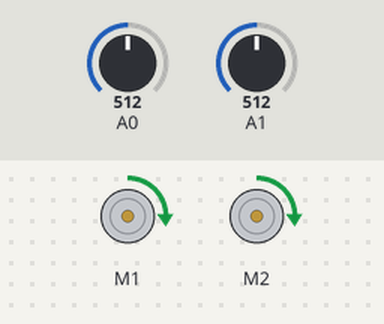
Simulated run of this sketch. Board: Arduino Uno, built with avr-gcc and run on an emulated ATmega328P. Shown: 2 × DC motor (green arrow = forward, orange = backward, longer = faster). Inputs (shaded band) come from the test bench; at power-on: A0 = 512, A1 = 512.

Above: at 1.2 s.
1.3 s: A0 set to 788
2.8 s: A0 set to 817
At 3.2 s:
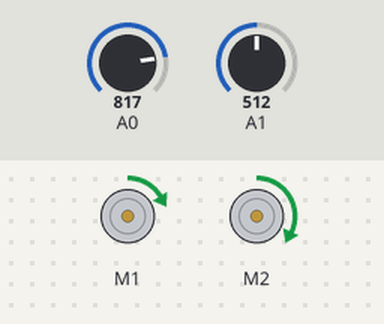
4.3 s: A0 set to 790
At 5.5 s:
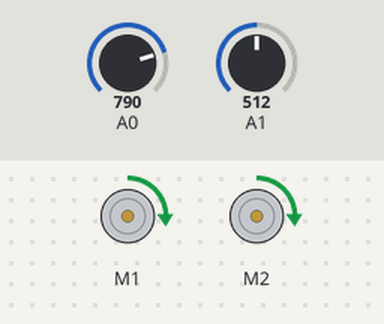
5.8 s: A1 set to 791
7.3 s: A1 set to 817
At 7.8 s:
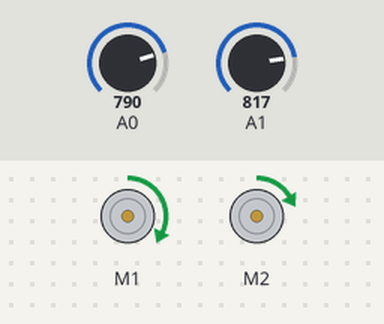
8.8 s: A1 set to 790
At 10.2 s:
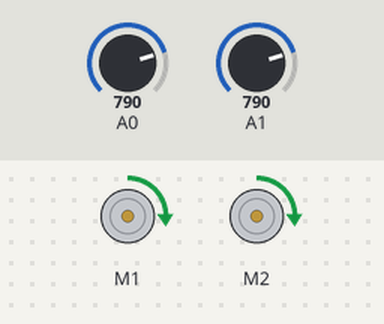
Timing chart, 0 to 11.3 s (numbered marks = the images above; inputs shaded):
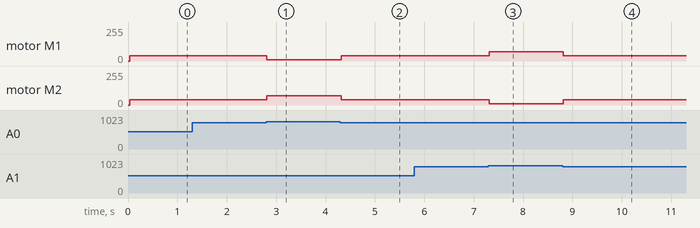

Measured:
- after the input at 1.3 s, every drawn part: stays the same
- after the input at 2.8 s, motor M1: forward 40/255 → forward 10/255 at once; motor M2: forward 40/255 → forward 70/255 at once
- after the input at 4.3 s, motor M1: forward 10/255 → forward 40/255 at once; motor M2: forward 70/255 → forward 40/255 at once
- after the input at 5.8 s, every drawn part: stays the same
- after the input at 7.3 s, motor M1: forward 40/255 → forward 70/255 at once; motor M2: forward 40/255 → forward 10/255 at once
- after the input at 8.8 s, motor M1: forward 70/255 → forward 40/255 at once; motor M2: forward 10/255 → forward 40/255 at once

The sketch:

motors.ino
```cpp
// Setting up motors and motor shield
#include <Adafruit_MotorShield.h>
#include "utility/Adafruit_MS_PWMServoDriver.h"

#define LEFT_WHEEL (1)  // this is the M1 pin on motor shield
#define RIGHT_WHEEL (2) // this is the M2 on motor shield
#define SENSOR_L A0 // left IR sensor pin
#define SENSOR_R A1 // right IR sensor pin
#define DEFAULT_PWM_SPEED 40 // the default speed to move the wheels at
#define PWM_DELTA 30 // the amount to increase a wheel by if its sensor sees the tape
#define DELAY_BTWN_READINGS 20 // ms to wait between IR readings and motor speed adjustments
#define IR_SENSOR_READING_COUNT 1 // number of readings to take and average before returning IR sensor reading value
#define TAPE_DETECTION_THRESHOLD 800 // IR sensor readings above this mean we're looking at black tape

// Create the motor shield object with the default I2C address
Adafruit_MotorShield AFMS = Adafruit_MotorShield();

// Recognize the left and right wheels as DC motors
Adafruit_DCMotor *leftWheel = AFMS.getMotor(LEFT_WHEEL);
Adafruit_DCMotor *rightWheel = AFMS.getMotor(RIGHT_WHEEL);

long lastReadTime = 0; // Keep track of the last time a reading was made

void setup() {
  // put your setup code here, to run once:
  // Start serial monitor
  Serial.begin(9600);
  // Start talking to the motorshield
  AFMS.begin();  // create with the default frequency 1.6KHz

}

void loop() {
  // put your main code here, to run repeatedly:
  //Drive in a circle (one is forward, one is reverse)
//  Serial.input();


  // Update the motor speeds
  long elapsedTime = millis() - lastReadTime;

  if (elapsedTime > DELAY_BTWN_READINGS) {
    // Read the IR sensors
    float leftSensorReading = readIRSensor(SENSOR_L);
    float rightSensorReading = readIRSensor(SENSOR_R);

    // Calculate wheel speeds based on IR readings
    // Reset the wheels to go straight
    int leftWheelSpeed = DEFAULT_PWM_SPEED;
    int rightWheelSpeed = DEFAULT_PWM_SPEED;

    // If the left sensor sees something, turn more left
    if (leftSensorReading > TAPE_DETECTION_THRESHOLD) {
//      leftWheelSpeed = -leftWheelSpeed;
      leftWheelSpeed -= PWM_DELTA;
      rightWheelSpeed += PWM_DELTA;
    }
    // If the right sensor sees something, turn more right
    // (Don't use an else here to avoid messing up at the perpendicular line on the track)
    if (rightSensorReading > TAPE_DETECTION_THRESHOLD) {
//      rightWheelSpeed = -rightWheelSpeed;
      leftWheelSpeed += PWM_DELTA;
      rightWheelSpeed -= PWM_DELTA;
    }

    // Run the wheels at the returned speed
    setWheelSpeed(LEFT_WHEEL, leftWheelSpeed);
    setWheelSpeed(RIGHT_WHEEL, rightWheelSpeed);

    lastReadTime = millis();
  }
}

// Function to read and report from the sensors, averaged over multiple readings
float readIRSensor(int sensorId) { // Average over the course of multiple readings
  float total = 0;
  for (int readCount = 0; readCount < IR_SENSOR_READING_COUNT; ++readCount) {
    total += analogRead(sensorId);
    delay(5); // Delay for 10ms
  }
  return total / (float)IR_SENSOR_READING_COUNT;
}

// Function to run a wheel given a speed
void setWheelSpeed(int wheelId, int speed) {
  Adafruit_DCMotor* motor = (wheelId == LEFT_WHEEL) ? leftWheel : rightWheel;

  if (speed == 0) { // Just stop the motor and return
    motor->run(RELEASE);
    return;
  }

  int direction = FORWARD; // Default to going forward
  if (speed < 0) {
    speed = -speed;
    direction = BACKWARD; // Negative speed means we should go backward (not used currently)
  }
  if (speed > 255) { // Make sure our PWM isn't greater than 255
    speed = 255;
  }

  // Actually run the motors
  motor->setSpeed(speed); // Give the motor its speed
  motor->run(direction); // Run the motor (in the correct direction)

}
```
